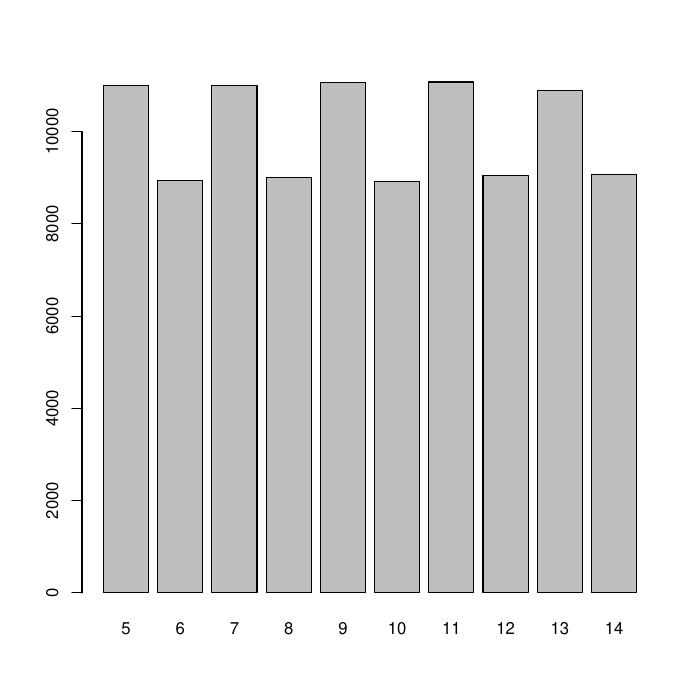

Generate this figure with R:

# Ejercicio Propuesto 14 Cap 4  - Ross
# P[X = j] = 0.11 si j = 5, 7, 9, 11, 13 o 0.09 para j = 6, 8, 10, 12, 14
# Elegimos alpha = 0.09 / 0.1 = 0.9 para poder eliminar la segunda probabilidad
# De esa forma, la restante tendrá una distribución:
# 0.02 si j = 5, 7, 9, 11, 13 o 0 para j = 6, 8, 10, 12, 14
# Notemos que esto es una uniforme multiplicada por 0.1 (1 - alpha) sobre
# los 5 valores impares de j, que son 2 * k - 1 para k = 3, 4, 5, 6, 7
#
# Nuestros datos serán generados de la forma
#
# alpha = 0.9
# X1 = Uniforme discreta en [5, 14], P(j) = 0.1
# X2 = Uniforme discreta en [3, 7] pero tomando como x_i = 2 * i - 1, P(j) = 0.2

getUniform <- function(L, R, times = 1) {
	return(floor((R - L + 1) * runif(times)) + L)
}

getComposed <- function(alpha = 0.5, times) {
	ans <- NULL
	for(i in 1 : times) {
		U = runif(1)
		if(U < alpha) {
			ans <- c(ans, getUniform(5, 14))
		} else {
			ans <- c(ans, 2 * getUniform(3, 7) - 1)
		}
	}
	return(ans)
}

pdf('Composicion2.pdf')

values <- getComposed(0.9, 100000)

barplot(table(values))
